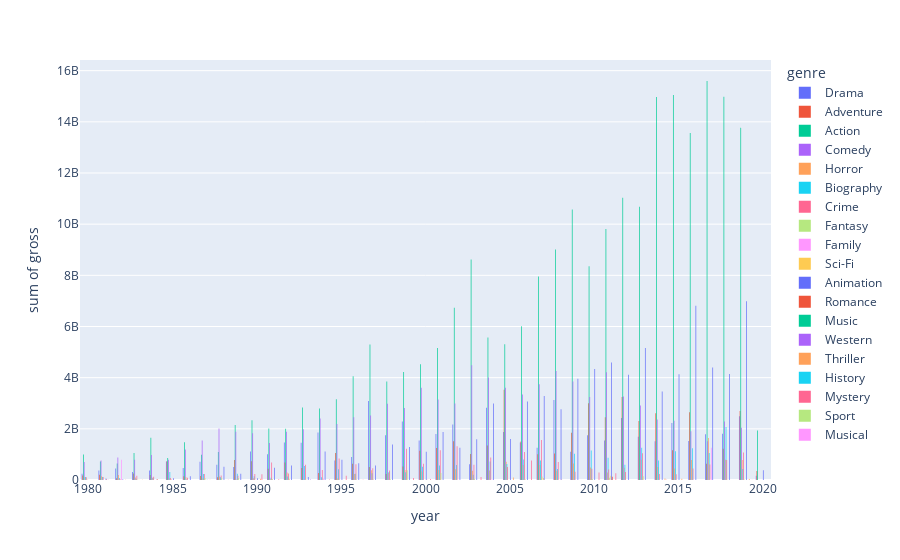

Notebook code for this chart:
### Code cell
fig3 = px.histogram(df, x='year', y='gross', color='genre', barmode='group')

fig3.show()

### Figure 1 — Plotly figure (JSON) as saved in the notebook; plotly's stock layout.template omitted (floating-point values rounded to 4 significant figures; data arrays with more than 128 entries replaced by an {"elided": "..."} marker saying what was removed)
{"data": [{"alignmentgroup": "True", "bingroup": "x", "histfunc": "sum", "hovertemplate": "genre=Drama<br>year=%{x}<br>sum of gross=%{y}<extra></extra>", "legendgroup": "Drama", "marker": {"color": "#636efa", "pattern": {"shape": ""}}, "name": "Drama", "offsetgroup": "Drama", "orientation": "v", "showlegend": true, "type": "histogram", "x": {"elided": "1518 int values"}, "xaxis": "x", "y": {"elided": "1518 int values"}, "yaxis": "y"}, {"alignmentgroup": "True", "bingroup": "x", "histfunc": "sum", "hovertemplate": "genre=Adventure<br>year=%{x}<br>sum of gross=%{y}<extra></extra>", "legendgroup": "Adventure", "marker": {"color": "#EF553B", "pattern": {"shape": ""}}, "name": "Adventure", "offsetgroup": "Adventure", "orientation": "v", "showlegend": true, "type": "histogram", "x": {"elided": "427 int values"}, "xaxis": "x", "y": {"elided": "427 int values"}, "yaxis": "y"}, {"alignmentgroup": "True", "bingroup": "x", "histfunc": "sum", "hovertemplate": "genre=Action<br>year=%{x}<br>sum of gross=%{y}<extra></extra>", "legendgroup": "Action", "marker": {"color": "#00cc96", "pattern": {"shape": ""}}, "name": "Action", "offsetgroup": "Action", "orientation": "v", "showlegend": true, "type": "histogram", "x": {"elided": "1705 int values"}, "xaxis": "x", "y": {"elided": "1705 int values"}, "yaxis": "y"}, {"alignmentgroup": "True", "bingroup": "x", "histfunc": "sum", "hovertemplate": "genre=Comedy<br>year=%{x}<br>sum of gross=%{y}<extra></extra>", "legendgroup": "Comedy", "marker": {"color": "#ab63fa", "pattern": {"shape": ""}}, "name": "Comedy", "offsetgroup": "Comedy", "orientation": "v", "showlegend": true, "type": "histogram", "x": {"elided": "2245 int values"}, "xaxis": "x", "y": {"elided": "2245 int values"}, "yaxis": "y"}, {"alignmentgroup": "True", "bingroup": "x", "histfunc": "sum", "hovertemplate": "genre=Horror<br>year=%{x}<br>sum of gross=%{y}<extra></extra>", "legendgroup": "Horror", "marker": {"color": "#FFA15A", "pattern": {"shape": ""}}, "name": "Horror", "offsetgroup": "Horror", "orientation": "v", "showlegend": true, "type": "histogram", "x": {"elided": "322 int values"}, "xaxis": "x", "y": {"elided": "322 int values"}, "yaxis": "y"}, {"alignmentgroup": "True", "bingroup": "x", "histfunc": "sum", "hovertemplate": "genre=Biography<br>year=%{x}<br>sum of gross=%{y}<extra></extra>", "legendgroup": "Biography", "marker": {"color": "#19d3f3", "pattern": {"shape": ""}}, "name": "Biography", "offsetgroup": "Biography", "orientation": "v", "showlegend": true, "type": "histogram", "x": {"elided": "443 int values"}, "xaxis": "x", "y": {"elided": "443 int values"}, "yaxis": "y"}, {"alignmentgroup": "True", "bingroup": "x", "histfunc": "sum", "hovertemplate": "genre=Crime<br>year=%{x}<br>sum of gross=%{y}<extra></extra>", "legendgroup": "Crime", "marker": {"color": "#FF6692", "pattern": {"shape": ""}}, "name": "Crime", "offsetgroup": "Crime", "orientation": "v", "showlegend": true, "type": "histogram", "x": {"elided": "551 int values"}, "xaxis": "x", "y": {"elided": "551 int values"}, "yaxis": "y"}, {"alignmentgroup": "True", "bingroup": "x", "histfunc": "sum", "hovertemplate": "genre=Fantasy<br>year=%{x}<br>sum of gross=%{y}<extra></extra>", "legendgroup": "Fantasy", "marker": {"color": "#B6E880", "pattern": {"shape": ""}}, "name": "Fantasy", "offsetgroup": "Fantasy", "orientation": "v", "showlegend": true, "type": "histogram", "x": [1980, 1982, 1983, 1985, 1985, 1987, 1987, 1987, 1987, 1988, 1988, 1988, 1988, 1989, 1989, 1989, 1990, 1991, 1992, 1992, 1993, 1993, 1994, 1995, 1995, 1996, 1997, 1997, 1998, 1999, 1999, 2001, 2001, 2003, 2006, 2007, 2007, 2008, 2010, 2011, 2013, 2018, 2019, 2019], "xaxis": "x", "y": [22762571, 7000000, 8400000, 24922237, 3558669, 44793222, 14000000, 13539458, 9868521, 44196684, 4385516, 19595031, 1705139, 57470138, 22168359, null, 2032973, 34872033, 30524763, 17092453, 15935068, 621392, 19721741, 1781465, 12201255, 15315484, 15738769, 125397, 27200316, 206071502, 177311151, 203388341, 68467960, 47488536, 27298695, 132963417, 5540941, 32118, 38269529, 90260376, 146428180, 7942093, 21150265, 359377], "yaxis": "y"}, {"alignmentgroup": "True", "bingroup": "x", "histfunc": "sum", "hovertemplate": "genre=Family<br>year=%{x}<br>sum of gross=%{y}<extra></extra>", "legendgroup": "Family", "marker": {"color": "#FF97FF", "pattern": {"shape": ""}}, "name": "Family", "offsetgroup": "Family", "orientation": "v", "showlegend": true, "type": "histogram", "x": [1980, 1982, 1985, 1985, 1986, 1993, 1994, 1994, 2004, 2017, 2019], "xaxis": "x", "y": [5000000, 792910554, 7840873, 13677222, 781727, 2119994, 46264384, 9979683, 14867514, 1264434525, 20941], "yaxis": "y"}, {"alignmentgroup": "True", "bingroup": "x", "histfunc": "sum", "hovertemplate": "genre=Sci-Fi<br>year=%{x}<br>sum of gross=%{y}<extra></extra>", "legendgroup": "Sci-Fi", "marker": {"color": "#FECB52", "pattern": {"shape": ""}}, "name": "Sci-Fi", "offsetgroup": "Sci-Fi", "orientation": "v", "showlegend": true, "type": "histogram", "x": [1980, 1982, 1982, 1983, 1986, 1990, 2007, 2007, 2011, 2020], "xaxis": "x", "y": [null, 3792188, 22440, 10219460, 3900000, 5728953, 34806812, 40170558, 161849455, null], "yaxis": "y"}, {"alignmentgroup": "True", "bingroup": "x", "histfunc": "sum", "hovertemplate": "genre=Animation<br>year=%{x}<br>sum of gross=%{y}<extra></extra>", "legendgroup": "Animation", "marker": {"color": "#636efa", "pattern": {"shape": ""}}, "name": "Animation", "offsetgroup": "Animation", "orientation": "v", "showlegend": true, "type": "histogram", "x": {"elided": "338 int values"}, "xaxis": "x", "y": {"elided": "338 int values"}, "yaxis": "y"}, {"alignmentgroup": "True", "bingroup": "x", "histfunc": "sum", "hovertemplate": "genre=Romance<br>year=%{x}<br>sum of gross=%{y}<extra></extra>", "legendgroup": "Romance", "marker": {"color": "#EF553B", "pattern": {"shape": ""}}, "name": "Romance", "offsetgroup": "Romance", "orientation": "v", "showlegend": true, "type": "histogram", "x": [1981, 1984, 1988, 1992, 1998, 1999, 2000, 2000, 2008, 2011], "xaxis": "x", "y": [17583634, 28744356, null, 2287928, null, 646532, 5164404, 299792, 5798974, 127869379], "yaxis": "y"}, {"alignmentgroup": "True", "bingroup": "x", "histfunc": "sum", "hovertemplate": "genre=Music<br>year=%{x}<br>sum of gross=%{y}<extra></extra>", "legendgroup": "Music", "marker": {"color": "#00cc96", "pattern": {"shape": ""}}, "name": "Music", "offsetgroup": "Music", "orientation": "v", "showlegend": true, "type": "histogram", "x": [1981], "xaxis": "x", "y": [110014], "yaxis": "y"}, {"alignmentgroup": "True", "bingroup": "x", "histfunc": "sum", "hovertemplate": "genre=Western<br>year=%{x}<br>sum of gross=%{y}<extra></extra>", "legendgroup": "Western", "marker": {"color": "#ab63fa", "pattern": {"shape": ""}}, "name": "Western", "offsetgroup": "Western", "orientation": "v", "showlegend": true, "type": "histogram", "x": [1981, 1982, 1993], "xaxis": "x", "y": [12000000, 1736123, 18289763], "yaxis": "y"}, {"alignmentgroup": "True", "bingroup": "x", "histfunc": "sum", "hovertemplate": "genre=Thriller<br>year=%{x}<br>sum of gross=%{y}<extra></extra>", "legendgroup": "Thriller", "marker": {"color": "#FFA15A", "pattern": {"shape": ""}}, "name": "Thriller", "offsetgroup": "Thriller", "orientation": "v", "showlegend": true, "type": "histogram", "x": [1982, 1983, 1983, 1985, 1985, 1985, 1986, 1987, 1987, 1988, 1990, 2005, 2008, 2014, 2015, 2019], "xaxis": "x", "y": [11378339, 11787127, null, 390659, 750000, null, 1500000, 12423831, 459824, null, 44926706, 96258201, null, 54323210, 52425855, 36599361], "yaxis": "y"}, {"alignmentgroup": "True", "bingroup": "x", "histfunc": "sum", "hovertemplate": "genre=History<br>year=%{x}<br>sum of gross=%{y}<extra></extra>", "legendgroup": "History", "marker": {"color": "#19d3f3", "pattern": {"shape": ""}}, "name": "History", "offsetgroup": "History", "orientation": "v", "showlegend": true, "type": "histogram", "x": [1983], "xaxis": "x", "y": [null], "yaxis": "y"}, {"alignmentgroup": "True", "bingroup": "x", "histfunc": "sum", "hovertemplate": "genre=Mystery<br>year=%{x}<br>sum of gross=%{y}<extra></extra>", "legendgroup": "Mystery", "marker": {"color": "#FF6692", "pattern": {"shape": ""}}, "name": "Mystery", "offsetgroup": "Mystery", "orientation": "v", "showlegend": true, "type": "histogram", "x": [1988, 1990, 1991, 1991, 1991, 1992, 1994, 1995, 1996, 1997, 1999, 1999, 2000, 2003, 2003, 2006, 2010, 2011, 2012, 2014], "xaxis": "x", "y": [12706478, 221303188, 18784957, 133645, 6413375, 608866, 19726050, 168839459, 14063331, 3703548, 58401898, 18564088, 40047078, 90259536, 23726793, 760006945, 294805697, 260095986, 459234, 11020402], "yaxis": "y"}, {"alignmentgroup": "True", "bingroup": "x", "histfunc": "sum", "hovertemplate": "genre=Sport<br>year=%{x}<br>sum of gross=%{y}<extra></extra>", "legendgroup": "Sport", "marker": {"color": "#B6E880", "pattern": {"shape": ""}}, "name": "Sport", "offsetgroup": "Sport", "orientation": "v", "showlegend": true, "type": "histogram", "x": [2019], "xaxis": "x", "y": [1067629], "yaxis": "y"}, {"alignmentgroup": "True", "bingroup": "x", "histfunc": "sum", "hovertemplate": "genre=Musical<br>year=%{x}<br>sum of gross=%{y}<extra></extra>", "legendgroup": "Musical", "marker": {"color": "#FF97FF", "pattern": {"shape": ""}}, "name": "Musical", "offsetgroup": "Musical", "orientation": "v", "showlegend": true, "type": "histogram", "x": [2019, 2019], "xaxis": "x", "y": [2217255, 2973437], "yaxis": "y"}], "layout": {"barmode": "group", "legend": {"title": {"text": "genre"}, "tracegroupgap": 0}, "margin": {"t": 60}, "xaxis": {"anchor": "y", "domain": [0, 1], "title": {"text": "year"}}, "yaxis": {"anchor": "x", "domain": [0, 1], "title": {"text": "sum of gross"}}}}
